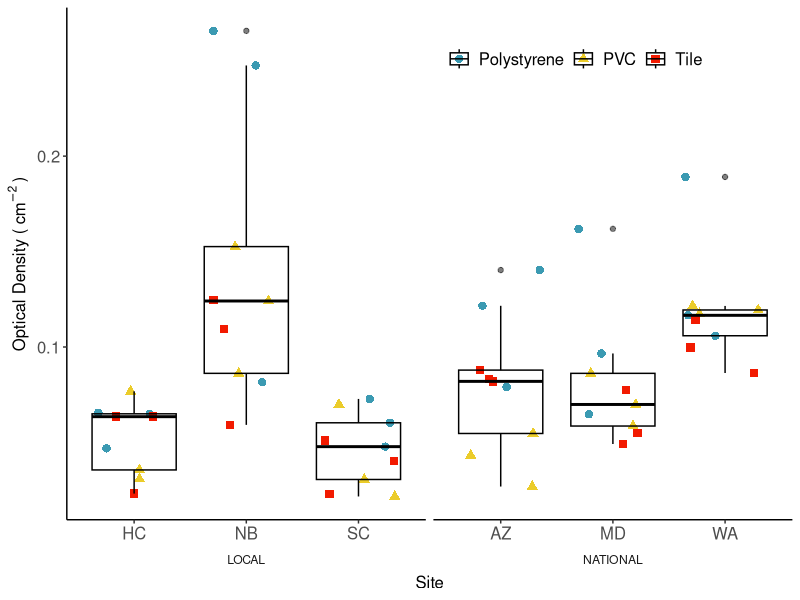
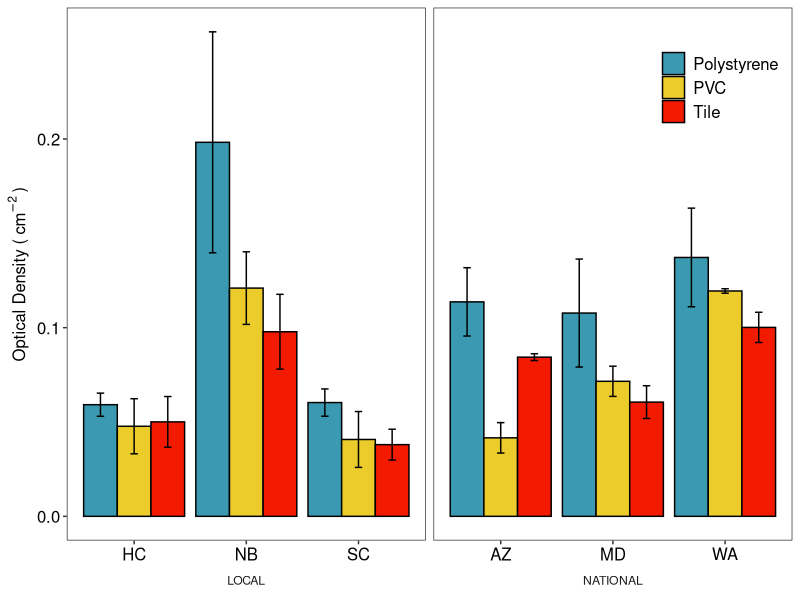
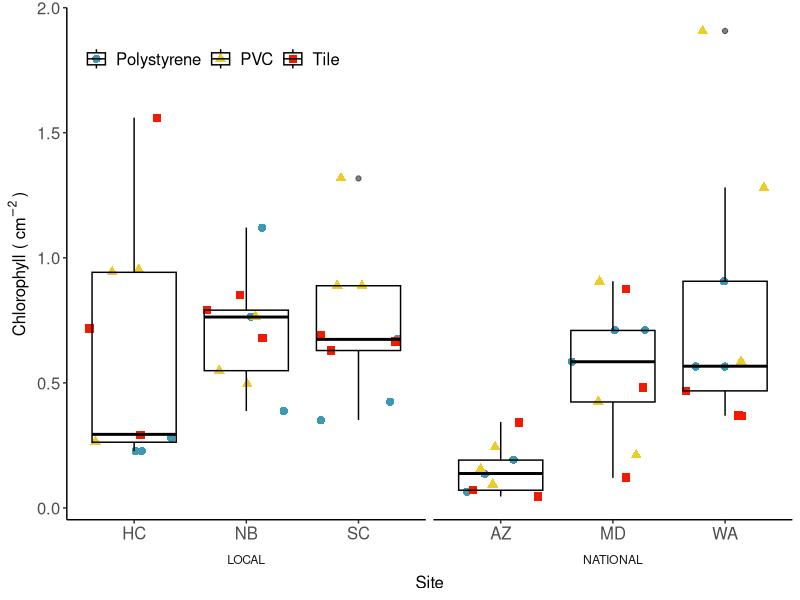
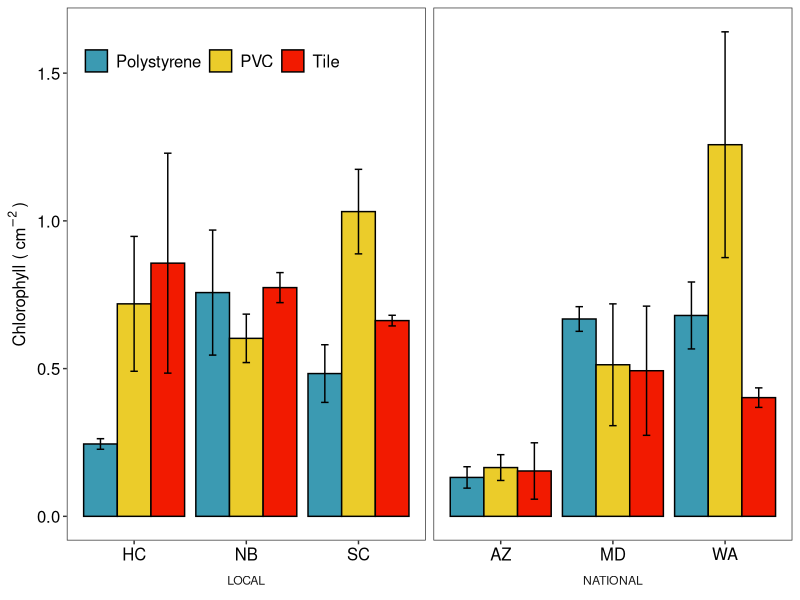
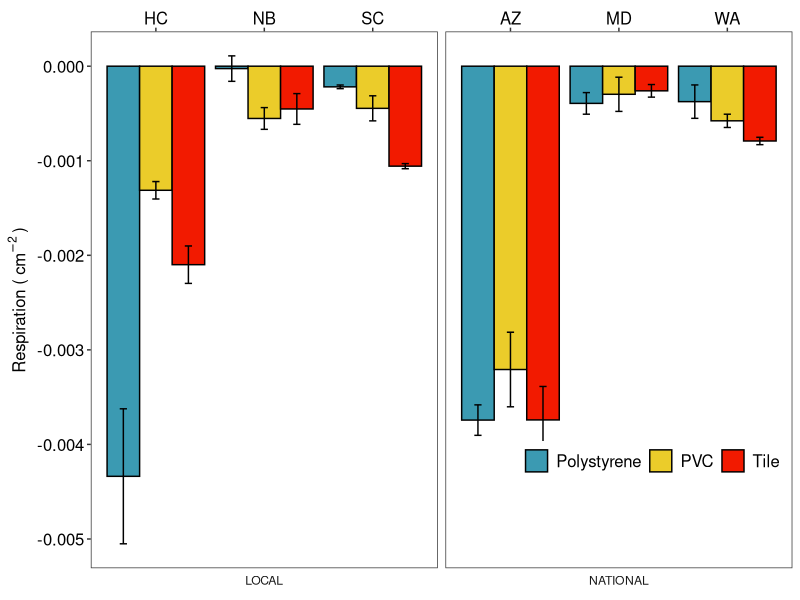
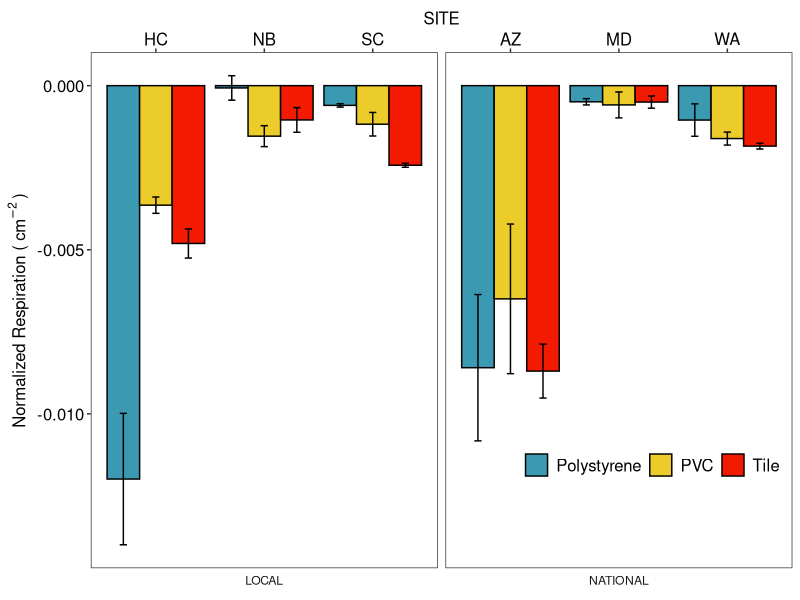
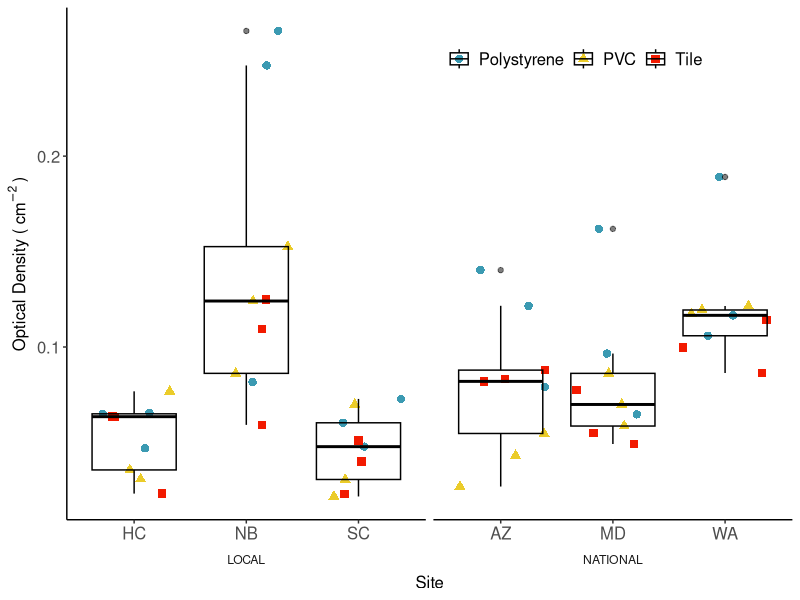
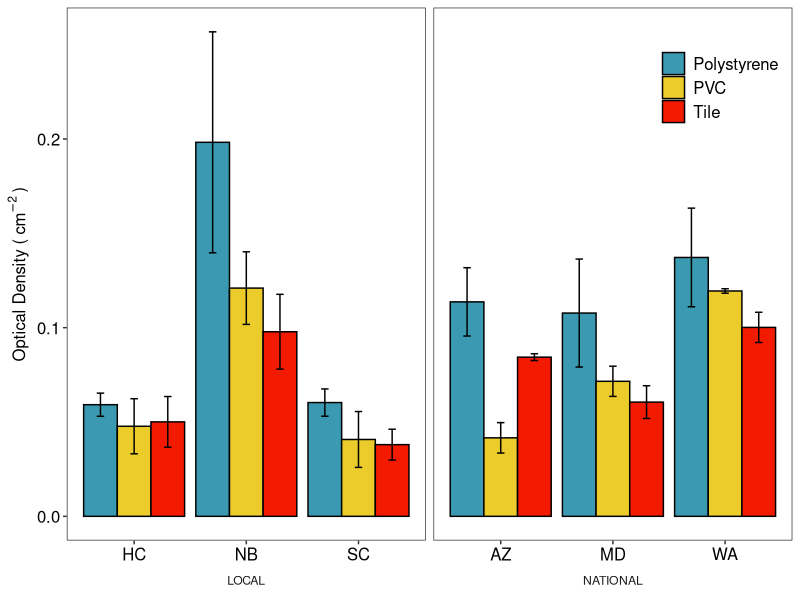

Recreate these plots in R, in order.
## ---- chunk 1
#knitr::opts_chunk$set(echo = TRUE)

##Loading Packages
# ipak function: install and load multiple R packages.
# checks to see if packages are installed. Install them if they are not, then load them into the R session.
ipak <- function(pkg){
    new.pkg <- pkg[!(pkg %in% installed.packages()[, "Package"])]
    if (length(new.pkg)) 
        install.packages(new.pkg, dependencies = TRUE, repos='http://cran.us.r-project.org')
    sapply(pkg, require, character.only = TRUE)
}
# Package list.  Contains all needed packages as a this writing.  To update, simply add new package name to the list!
packages <- c("ggplot2", 
              "plyr", 
              "reshape2", 
              "RColorBrewer", 
              "scales", 
              "grid",
              "VennDiagram",
              "bibtex",
              "vegan",
              "RAM",
              "tidyr",
              "Rmisc",
              "glue",
              "reshape",
              "reshape2",
              "lemon",
              "gapminder",
              "magrittr",
              "dplyr",
              "ggpubr",
              "gridExtra",
              "patternplot",
              "tibble",
              "gplots",
              "broom",
              "data.table",
              "devtools",
              "wesanderson")
ipak(packages)

## ---- chunk 2
OpticalDensity<-read.csv(file="OD_RawData.csv")

## ---- chunk 3
summary(OpticalDensity)
tapply(OpticalDensity$OPTICAL_DENSITY, OpticalDensity$SITE, mean)

## ---- chunk 4
OpticalDensitySE <- read.csv(file = "OD_Data_SE.csv")
## ---- chunk 5
OD_Plot<-ggplot(OpticalDensity,aes(x=SITE,y=OPTICAL_DENSITY,group=SITE,shape=SUBSTRATE,color=SUBSTRATE))+
  geom_jitter(size=2.5)+
  scale_color_manual(values = c("#3B9AB2", "#EBCC2A", "#F21A00"))+
  theme_classic()+
  theme(legend.position=c(.7,.9),
        legend.direction = "horizontal",
        legend.title=element_blank(),
        axis.text=element_text(size=12),
        axis.title=element_text(size=12),
        legend.text=element_text(size=12),
        strip.background = element_blank(),
        strip.placement = "outside")+
  geom_boxplot(alpha=0.5, color = "black", fill = NA)+
  labs(y=bquote('Optical Density ('~cm^-2~')'),x='Site')+
  facet_grid(~LOCATION, switch= "x", scales = "free_x", space = "free_x")

OD_Plot

ggsave("OD_Plot.jpeg", device = "jpeg", width = 12, height = 8.5, units = "in")

## ---- chunk 6
OD_Plot_bar <- ggplot(OpticalDensitySE, aes(x=SITE, y=MEAN_OD, fill=SUBSTRATE))+
  geom_bar(stat="identity", color="black", position=position_dodge())+
  theme_bw()+
  #theme_classic2()+ --> x- and y-axis black
  scale_fill_manual(values=c("#3B9AB2", "#EBCC2A", "#F21A00"))+
  theme(legend.position=c(.9,.85),
        legend.direction = "vertical",
        legend.title=element_blank(),
        axis.text=element_text(size=12),
        axis.title=element_text(size=12),
        legend.text=element_text(size=12),
        plot.background = element_rect(fill = "white"),
        panel.background = element_rect(fill = "white"),
        panel.grid.major = element_line(colour = "white", size=0.1),
        panel.grid.minor = element_line(colour = "white"),
        strip.background = element_blank(),
        strip.placement = "outside")+
  theme(axis.title.x=element_blank(),
        axis.text.x = element_text(colour = "black"),
        axis.text.y = element_text(colour = "black"))+
  ylab('Optical Density ('~cm^-2~')')+
  facet_grid(~LOCATION, switch= "x", scales = "free_x", space = "free_x")+
#Adding SE bars
  geom_errorbar(aes(ymin=MEAN_OD-OD_SE, ymax=MEAN_OD+OD_SE), width = 0.2, position
  =position_dodge(0.9))

OD_Plot_bar

ggsave("OD_Plot_bar.jpeg", device = "jpeg", width = 12, height = 8.5, units = "in")

## ---- chunk 7
Chlorophyll<-read.csv(file="Chl_RawData.csv")
## ---- chunk 8
Chlorophyll$CHLOROPHYLL =abs(286 * (((abs(Chlorophyll$X650B)-abs(Chlorophyll$X750B))-(abs(Chlorophyll$X650A)-abs(Chlorophyll$X750A))*5)/Chlorophyll$SUBSTRATE_AREA))
## ---- chunk 9
ChlorophyllSE <- read.csv(file="Chl_Data_SE.csv")

## ---- chunk 10
Chl_Plot<-ggplot(Chlorophyll,aes(x=SITE,y=CHLOROPHYLL,group=SITE,shape=SUBSTRATE,color=SUBSTRATE))+
  geom_jitter(size=2.5)+
  scale_color_manual(values = c("#3B9AB2", "#EBCC2A", "#F21A00"))+
  theme_classic()+
  theme(legend.position=c(.2,.9),
        legend.direction = "horizontal",
        legend.title=element_blank(),
        axis.text=element_text(size=12),
        axis.title=element_text(size=12),
        legend.text=element_text(size=12),
        strip.background = element_blank(),
        strip.placement = "outside")+
  geom_boxplot(alpha=0.5, color = "black", fill = NA)+
  labs(y=bquote('Chlorophyll ('~cm^-2~')'),x='Site')+
  facet_grid(~LOCATION, switch= "x", scales = "free_x", space = "free_x")

Chl_Plot

ggsave("Chl_Plot.jpeg", device = "jpeg", width = 11, height = 8.5, units = "in")

## ---- chunk 11
CHL_Plot_bar <- ggplot(ChlorophyllSE, aes(x=SITE, y=MEAN_CHL, fill=SUBSTRATE))+
  geom_bar(stat="identity", color="black", position=position_dodge())+
  theme_bw()+
  #theme_classic2()+ --> x- and y-axis black
  scale_fill_manual(values=c("#3B9AB2", "#EBCC2A", "#F21A00"))+
  theme(legend.position=c(.2,.9),
        legend.direction = "horizontal",
        legend.title=element_blank(),
        axis.text=element_text(size=12),
        axis.title=element_text(size=12),
        legend.text=element_text(size=12),
        plot.background = element_rect(fill = "white"),
        panel.background = element_rect(fill = "white"),
        panel.grid.major = element_line(colour = "white", size=0.1),
        panel.grid.minor = element_line(colour = "white"),
        strip.background = element_blank(),
        strip.placement = "outside")+
  theme(axis.title.x=element_blank(),
        axis.text.x = element_text(colour = "black"),
        axis.text.y = element_text(colour = "black"))+
  ylab('Chlorophyll ('~cm^-2~')')+
  facet_grid(~LOCATION, switch= "x", scales = "free_x", space = "free_x")+
#Adding SE bars
  geom_errorbar(aes(ymin=MEAN_CHL-CHL_SE, ymax=MEAN_CHL+CHL_SE), width = 0.2, position=position_dodge(0.9))

CHL_Plot_bar

ggsave("CHL_Plot_bar.jpeg", device = "jpeg", width = 12, height = 8.5, units = "in")
## ---- chunk 12
RespirationSE <- read.csv(file="Resp_SE.csv")

## ---- chunk 13
RESP_Plot_bar <- ggplot(RespirationSE, aes(x=SITE, y=RESPIRATION, fill=SUBSTRATE))+
  geom_bar(stat="identity", color="black", position=position_dodge())+
  theme_bw()+
  #theme_classic2()+ --> x- and y-axis black
  scale_fill_manual(values=c("#3B9AB2", "#EBCC2A", "#F21A00"))+
  scale_x_discrete(position = "top")+
  theme(legend.position=c(.8,.2),
        legend.direction = "horizontal",
        legend.title=element_blank(),
        axis.text=element_text(size=12),
        axis.title=element_text(size=12),
        legend.text=element_text(size=12),
        plot.background = element_rect(fill = "white"),
        panel.background = element_rect(fill = "white"),
        panel.grid.major = element_line(colour = "white", size=0.1),
        panel.grid.minor = element_line(colour = "white"),
        strip.background = element_blank(),
        strip.placement = "outside")+
  theme(axis.title.x=element_blank(),
        axis.text.x = element_text(colour = "black"),
        axis.text.y = element_text(colour = "black"))+
  ylab('Respiration ('~cm^-2~')')+
  facet_grid(~LOCATION, switch= "x", scales = "free_x", space = "free_x")+
#Adding SE bars
  geom_errorbar(aes(ymin=RESPIRATION-RESP_SE, ymax=RESPIRATION+RESP_SE), width = 0.2, position=position_dodge(0.9))

RESP_Plot_bar

ggsave("RESP_Plot_bar.jpeg", device = "jpeg", width = 12, height = 8.5, units = "in")

## ---- chunk 14
NORM_Plot_bar <- ggplot(RespirationSE, aes(x=SITE, y=NORM_RESPIRATION, fill=SUBSTRATE))+
  geom_bar(stat="identity", color="black", position=position_dodge())+
  theme_bw()+
  scale_fill_manual(values=c("#3B9AB2", "#EBCC2A", "#F21A00"))+
  scale_x_discrete(position = "top")+
  theme(legend.position=c(.8,.2),
        legend.direction = "horizontal",
        legend.title=element_blank(),
        axis.text=element_text(size=12),
        axis.title=element_text(size=12),
        legend.text=element_text(size=12),
        plot.background = element_rect(fill = "white"),
        panel.background = element_rect(fill = "white"),
        panel.grid.major = element_line(colour = "white", size=0.1),
        panel.grid.minor = element_line(colour = "white"),
        strip.background = element_blank(),
        strip.placement = "outside")+
  theme(axis.text.x = element_text(colour = "black"))+
  theme(axis.text.y = element_text(colour = "black"))+
  ylab('Normalized Respiration ('~cm^-2~')')+
  facet_grid(~LOCATION, switch= "x", scales = "free_x", space = "free_x")+
#Adding SE bars
  geom_errorbar(aes(ymin=NORM_RESPIRATION-NORM_SE, ymax=NORM_RESPIRATION+NORM_SE), width = 0.2, position=position_dodge(0.9))

NORM_Plot_bar

ggsave("NORM_Plot_bar.jpeg", device = "jpeg", width = 12, height = 8.5, units = "in")

